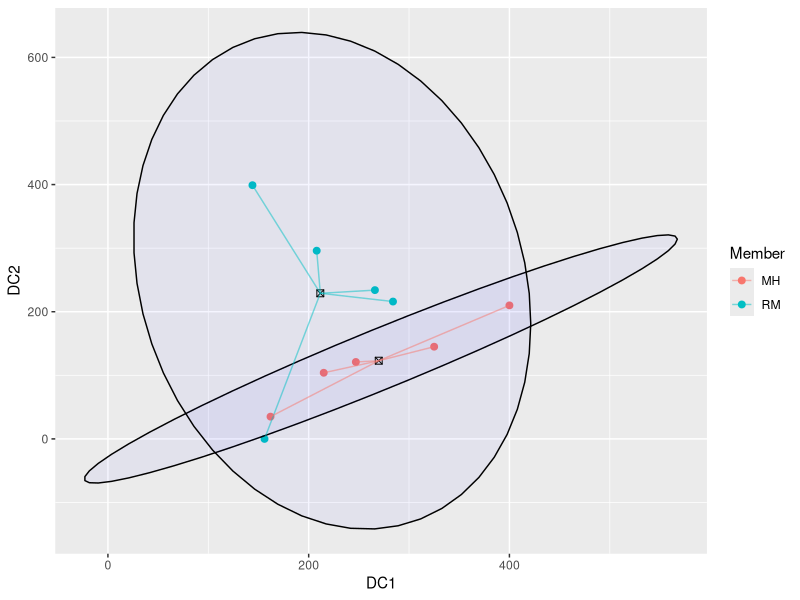
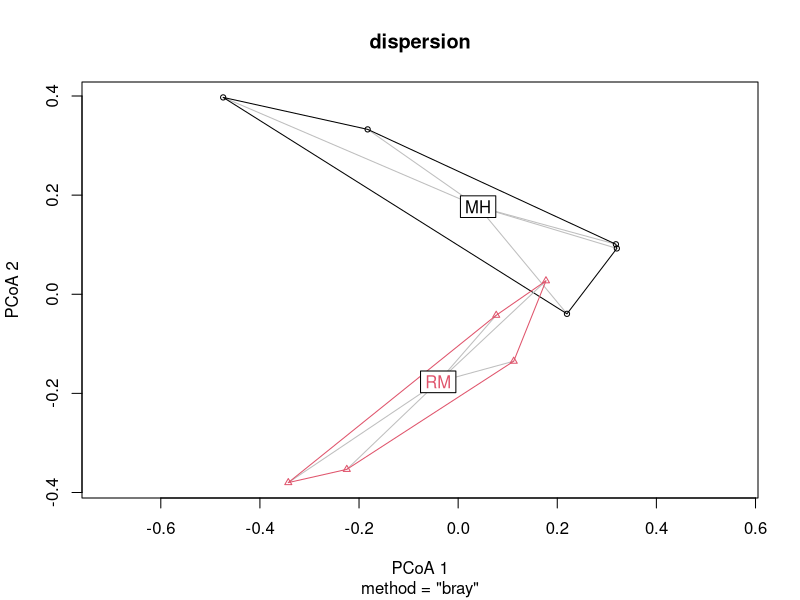

Write R code to recreate these figures, in order. (Note: this script raises an error after producing the figures.)
## ---- chunk 1
library(tidyverse)
library(dplyr)
library(ggplot2)
library(vegan)
## ---- chunk 2
spONLY_raw<- read_csv("spONLY_trans_031325.csv", col_names = TRUE)
spONLY_raw
## ---- chunk 3
spONLY_RMMH<- spONLY_raw[spONLY_raw$Member != "SM",]
spONLY_RMMH

#just numeric data
spONLY_RMMH_num<-spONLY_RMMH[,3:198] 
spONLY_RMMH_num
## ---- chunk 4
#Converting to proportions
RMMH_perm_data<- (100*(spONLY_RMMH_num/rowSums(spONLY_RMMH_num)))
RMMH_perm_data

## ---- chunk 5
dcadata<- read_csv("spONLY_dca031525.csv", col_names = TRUE)
dcadata

dcadataRMMH<- dcadata[dcadata$Member != "SM",]
dcadataRMMH

#Extracting DCA scores
dca_scoresRMMH<- dcadataRMMH[,3:4]
dca_scoresRMMH

## ---- chunk 6
dcagroup_centroids_RMMH <- data.frame(
  Member = c("RM", "MH"),
  Centroid_X = c(mean(dca_scoresRMMH$`Axis 1`[dcadataRMMH$Member == "RM"]),
                 mean(dca_scoresRMMH$`Axis 1`[dcadataRMMH$Member == "MH"])),
  Centroid_Y = c(mean(dca_scoresRMMH$`Axis 2`[dcadataRMMH$Member == "RM"]),
                 mean(dca_scoresRMMH$`Axis 2`[dcadataRMMH$Member == "MH"]))
)


## ---- chunk 7
dcaplot_data_RMMH <-data.frame(
  Member = dcadataRMMH$Member,
  DC1 = dca_scoresRMMH$`Axis 1`,
  DC2 = dca_scoresRMMH$`Axis 2`,
  xend = c(rep(dcagroup_centroids_RMMH[1,2],5), rep(dcagroup_centroids_RMMH[2,2],5)),
  yend = c(rep(dcagroup_centroids_RMMH[1,3],5), rep(dcagroup_centroids_RMMH[2,3],5))
)

dcaplot_data_RMMH
## ---- chunk 8
ggplot(dcaplot_data_RMMH, aes(DC1,DC2))+
  geom_point(aes(color = Member), size = 2) +
  stat_ellipse(geom = "polygon", alpha = 0.04, aes(group = Member),
               color = "black", fill = "blue")+
  geom_point(data = dcagroup_centroids_RMMH, aes(x = Centroid_X, y = Centroid_Y),
             color = "black", size = 2, shape = 7)+
  geom_segment(data = dcaplot_data_RMMH, aes(x =DC1, y = DC2, 
                                        xend = xend, yend = yend, color = Member), alpha = 0.5)

## ---- chunk 9
perm_distRMMH<-vegdist(RMMH_perm_data, method = 'bray')
perm_distRMMH

## ---- chunk 10
#Create empty matrix
dist_mat_RMMH= matrix(0, nrow = 10, ncol = 10)

#Setting below diagonal to perm_dost values, and above the diagonal to empty
dist_mat_RMMH[lower.tri(dist_mat_RMMH)] <- perm_distRMMH
dist_mat_RMMH[upper.tri(dist_mat_RMMH)]<- ""
dist_mat_RMMH

#making it a df
perm_distRMMH_df<- as.data.frame(dist_mat_RMMH, row.names = NULL)
perm_distRMMH_df

#setting col and rownames so we can see what distance we are calculating
rownames(perm_distRMMH_df)<- spONLY_RMMH$`Sample ID`
colnames(perm_distRMMH_df)<- spONLY_RMMH$`Sample ID`

write_csv(perm_distRMMH_df, "spONLY_V3_dist_RMMH.csv")
perm_distRMMH_df
## ---- chunk 11
#Assumptions- I don't think this applies to us, but keeping it in.
dispersion<-betadisper(perm_distRMMH, group=spONLY_RMMH$Member,type = "centroid")

plot(dispersion)

anova(dispersion)

## ---- chunk 12
Perma_result <- adonis2(perm_distRMMH~as.factor(dcaplot_data_RMMH$Member), data = perm_distRMMH,
                        permutations = 10000)
Perma_result

## ---- chunk 13
Perma_result1 <- adonis2(perm_distRMMH~as.factor(dcaplot_data_RMMH$Member), data = perm_distRMMH,
                         permutations = 10000)
Perma_result1

#Extracting perm results
permustats_results1<- permustats(Perma_result1)
#permustats_results1

#calculating mean and se
means_and_se1<- mean_se(permustats_results1$permutations, mult = 1)

## ---- chunk 14
Perma_result2 <- adonis2(perm_distRMMH~as.factor(dcaplot_data_RMMH$Member), data = perm_distRMMH,
                         permutations = 10000)
Perma_result2

#Extracting perm results
permustats_results2<- permustats(Perma_result2)
#permustats_results2

#calculating mean and se
means_and_se2<- mean_se(permustats_results2$permutations, mult = 1)

## ---- chunk 15
Perma_result3 <- adonis2(perm_distRMMH~as.factor(dcaplot_data_RMMH$Member), data = perm_distRMMH,
                         permutations = 10000)
Perma_result3

#Extracting perm results
permustats_results3<- permustats(Perma_result3)
#permustats_results3

#calculating mean and se
means_and_se3<- mean_se(permustats_results3$permutations, mult = 1)

## ---- chunk 16
Perma_result4 <- adonis2(perm_distRMMH~as.factor(dcaplot_data_RMMH$Member), data = perm_distRMMH,
                         permutations = 10000)
Perma_result4

#Extracting perm results
permustats_results4<- permustats(Perma_result4)
#permustats_results4

#calculating mean and se
means_and_se4<- mean_se(permustats_results4$permutations, mult = 1)

## ---- chunk 17
Perma_result5 <- adonis2(perm_distRMMH~as.factor(dcaplot_data_RMMH$Member), data = perm_distRMMH,
                         permutations = 10000)
Perma_result5

#Extracting perm results
permustats_results5<- permustats(Perma_result5)
#permustats_results5

#calculating mean and se
means_and_se5<- mean_se(permustats_results5$permutations, mult = 1)

## ---- chunk 18
Perma_result6 <- adonis2(perm_distRMMH~as.factor(dcaplot_data_RMMH$Member), data = perm_distRMMH,
                         permutations = 10000)
Perma_result6

#Extracting perm results
permustats_results6<- permustats(Perma_result6)
#permustats_results6

#calculating mean and se
means_and_se6<- mean_se(permustats_results6$permutations, mult = 1)

## ---- chunk 19
Perma_result7 <- adonis2(perm_distRMMH~as.factor(dcaplot_data_RMMH$Member), data = perm_distRMMH,
                         permutations = 10000)
Perma_result7

#Extracting perm results
permustats_results7<- permustats(Perma_result7)
#permustats_results7

#calculating mean and se
means_and_se7<- mean_se(permustats_results7$permutations, mult = 1)

## ---- chunk 20
Perma_result8 <- adonis2(perm_distRMMH~as.factor(dcaplot_data_RMMH$Member), data = perm_distRMMH,
                         permutations = 10000)
Perma_result8

#Extracting perm results
permustats_results8<- permustats(Perma_result8)
#permustats_results8

#calculating mean and se
means_and_se8<- mean_se(permustats_results8$permutations, mult = 1)

## ---- chunk 21
Perma_result9 <- adonis2(perm_distRMMH~as.factor(dcaplot_data_RMMH$Member), data = perm_distRMMH,
                         permutations = 10000)
Perma_result9

#Extracting perm results
permustats_results9<- permustats(Perma_result9)
#permustats_results9

#calculating mean and se
means_and_se9<- mean_se(permustats_results9$permutations, mult = 1)

## ---- chunk 22
Perma_result10 <- adonis2(perm_distRMMH~as.factor(dcaplot_data_RMMH$Member), data = perm_distRMMH,
                         permutations = 10000)
Perma_result10

#Extracting perm results
permustats_results10<- permustats(Perma_result10)
#permustats_results10

#calculating mean and se
means_and_se10<- mean_se(permustats_results10$permutations, mult = 1)

